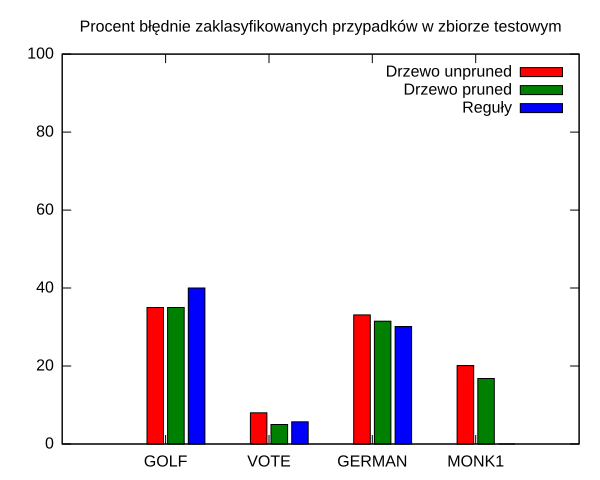

Write the gnuplot code that produced this figure.
#
set term svg
set output "p2t2-compare.svg"
set title "Procent błędnie zaklasyfikowanych przypadków w zbiorze testowym"
set palette gray
set style data histogram
set auto x
set yrange [0:100]
set style fill solid border -1
set boxwidth 0.8
plot for [i=2:4] "p2t2-compare.dat" u i:xtic(1) ti col
#
